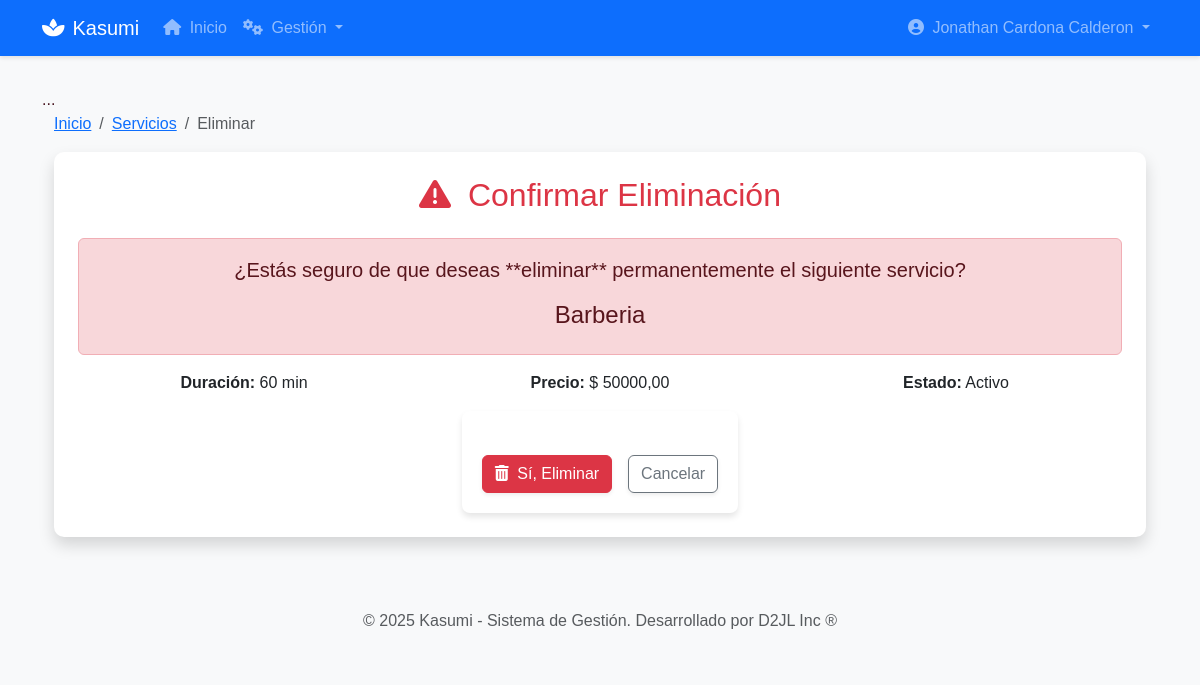
The app's page /gestion/servicios/servicios/3/eliminar/ (signed in) with its own data.
### accounts/models.py (models this page shows, shortened)
class Usuario(AbstractUser):
    TIPO_DOCUMENTO_CHOICES = [
        ('CC', 'Cédula de Ciudadanía'),
        ('CE', 'Cédula de Extranjería'),
        ('TI', 'Tarjeta de Identidad'),
        ('PAS', 'Pasaporte'),
    ]
    username = None
    email = models.EmailField(_('email address'), unique=True)
    tipo_documento = models.CharField(
        max_length=3,
        choices=TIPO_DOCUMENTO_CHOICES,
        default='CC',
        verbose_name='Tipo de Documento'
    )
    numero_documento = models.CharField(
        max_length=20,
        unique=True,
        verbose_name='Número de Documento'
    )
    telefono = models.CharField(max_length=15, blank=True, verbose_name='Teléfono')
    direccion = models.TextField(blank=True, verbose_name='Dirección')
    ciudad = models.CharField(max_length=100, blank=True, verbose_name='Ciudad')
    fecha_nacimiento = models.DateField(null=True, blank=True, verbose_name='Fecha de Nacimiento')
    USERNAME_FIELD = 'email'
    REQUIRED_FIELDS = ['numero_documento', 'first_name', 'last_name']
    objects = UsuarioManager()
    class Meta:
        verbose_name = 'Usuario'
        verbose_name_plural = 'Usuarios'

### gestion_servicios/models.py (models this page shows, shortened)
class Servicio(models.Model):
    nombre = models.CharField(max_length=100, unique=True, verbose_name='Nombre del Servicio')
    descripcion = models.TextField(blank=True, verbose_name='Descripción Detallada')
    duracion_minutos = models.IntegerField(default=60, verbose_name='Duración (minutos)')
    precio = models.DecimalField(max_digits=10, decimal_places=2, verbose_name='Precio Base')
    ACTIVO_CHOICES = (
        ('ACT', 'Activo'),
        ('INA', 'Inactivo'),
    )
    estado = models.CharField(max_length=3, choices=ACTIVO_CHOICES, default='ACT', verbose_name='Estado')
    class Meta:
        verbose_name = "Servicio"
        verbose_name_plural = "Servicios"
        ordering = ['nombre']

### gestion_servicios/views.py (the view, shortened to what this page needs)
# urls.py: path('servicios/<int:pk>/eliminar/', ServicioDeleteView.as_view(), name='eliminar_servicio'),
class ServicioDeleteView(LoginRequiredMixin, ServicioPermissionMixin, DeleteView):
    model = Servicio
    template_name = 'gestion_servicios/eliminar_servicio.html'
    context_object_name = 'servicio'
    success_url = reverse_lazy('gestion_servicios:lista_servicios')
    permission_required = 'gestion_servicios.delete_servicio'

### templates/gestion_servicios/eliminar_servicio.html (shortened to what this page needs)
{% extends 'base.html' %}
{% block content %}
<div class="container-fluid">
    <nav aria-label="breadcrumb">
        <ol class="breadcrumb">
            <li class="breadcrumb-item"><a href="{% url 'core:home' %}">Inicio</a></li>
            <li class="breadcrumb-item"><a href="{% url 'gestion_servicios:lista_servicios' %}">Servicios</a></li>
            <li class="breadcrumb-item active" aria-current="page">Eliminar</li>
        </ol>
    </nav>
    <div class="card shadow border-0 p-4">
        <h2 class="card-title text-center mb-4 text-danger"><i class="fas fa-exclamation-triangle me-2"></i> Confirmar Eliminación</h2>
        <div class="alert alert-danger text-center" role="alert">
            <p class="lead mb-3">¿Estás seguro de que deseas **eliminar** permanentemente el siguiente servicio?</p>
            <h4 class="alert-heading">{{ servicio.nombre }}</h4>
        </div>
        <div class="row mb-3 text-center">
            <div class="col-md-4">
                <strong>Duración:</strong> {{ servicio.duracion_minutos }} min
            </div>
            <div class="col-md-4">
                <strong>Precio:</strong> $ {{ servicio.precio }}
            </div>
            <div class="col-md-4">
                <strong>Estado:</strong> {{ servicio.get_estado_display }}
            </div>
        </div>
        <form method="post">
            <div class="d-grid gap-2 d-md-flex justify-content-md-center mt-4">
                <button type="submit" class="btn btn-danger me-md-2 shadow-sm"><i class="fas fa-trash-alt me-1"></i> Sí, Eliminar</button>
                <a href="{% url 'gestion_servicios:lista_servicios' %}" class="btn btn-outline-secondary shadow-sm">Cancelar</a>
            </div>
        </form>
    </div>
</div>
{% endblock %}

### templates/base.html (shortened to what this page needs)
<!DOCTYPE html>
{% load static %}
<html lang="es">
<head>
    <link href="https://cdn.jsdelivr.net/npm/bootstrap@5.3.3/dist/css/bootstrap.min.css" rel="stylesheet">
    <link rel="stylesheet" href="https://cdnjs.cloudflare.com/ajax/libs/font-awesome/6.4.0/css/all.min.css">
    <link rel="stylesheet" href="{% static 'css/styles.css' %}">
</head>
<body class="{% block body_class %}{% endblock %}">
    {% if user.is_authenticated %}
    <nav class="navbar navbar-expand-lg navbar-dark bg-primary">
        <div class="container">
            <a class="navbar-brand" href="{% url 'core:home' %}">
                <i class="fas fa-spa me-2"></i>Kasumi
            </a>
            <div class="collapse navbar-collapse" id="navbarNav">
                <ul class="navbar-nav me-auto">
                    <li class="nav-item">
                        <a class="nav-link" href="{% url 'core:home' %}">
                            <i class="fas fa-home me-1"></i> Inicio
                        </a>
                    </li>
                    {% if user.is_staff %}
                    <li class="nav-item dropdown">
                        <a class="nav-link dropdown-toggle" href="#" id="gestionDropdown" role="button" data-bs-toggle="dropdown">
                            <i class="fas fa-cogs me-1"></i> Gestión
                        </a>
                    </li>
                    {% endif %}
                </ul>
                <ul class="navbar-nav">
                    <li class="nav-item dropdown">
                        <a class="nav-link dropdown-toggle" href="#" id="userDropdown" role="button" data-bs-toggle="dropdown">
                            <i class="fas fa-user-circle me-1"></i> {{ user.get_full_name|default:user.email }}
                        </a>
                    </li>
                </ul>
            </div>
        </div>
    </nav>
    {% endif %}
    <main class="container">
        ...
        {% block content %}{% endblock %}
    </main>
    <footer class="bg-light text-center text-muted py-4 mt-5">
        <div class="container">
            <p class="mb-0">© {% now "Y" %} Kasumi - Sistema de Gestión. <span class="d-none d-md-inline">Desarrollado por D2JL Inc ®</span></p>
        </div>
    </footer>
</body>
</html>

### static/css/styles.css (style rules this page uses)
:root { --background-color: #FBE9DB; --primary-color: #D55672; --secondary-color: #ADF5FF; --text-color: #481620; --accent-color: #0075A2; }
body { font-family: Arial, sans-serif; background-color: var(--background-color); color: var(--text-color); }
form { max-width: 700px; margin: 0 auto; padding: 20px; background-color: #fff; border-radius: 8px; box-shadow: 0 4px 6px rgba(0, 0, 0, 0.1); }
button { background-color: var(--primary-color); color: #fff; border: none; border-radius: 8px; padding: 10px; font-size: 16px; font-weight: bold; transition: background-color 0.3s ease, color 0.3s ease; }

### templates/base.html (style rules this page uses)
body { background-color: #f8f9fa; }
.navbar { margin-bottom: 2rem; box-shadow: 0 2px 4px rgba(0,0,0,.1); }
.card { border: none; border-radius: 10px; box-shadow: 0 0.5rem 1rem rgba(0, 0, 0, 0.05); }

### records on screen
Usuario: get_full_name "Jonathan Cardona Calderon"
Servicio: nombre "Barberia", duracion_minutos "60", precio "50000,00", estado "Activo"
